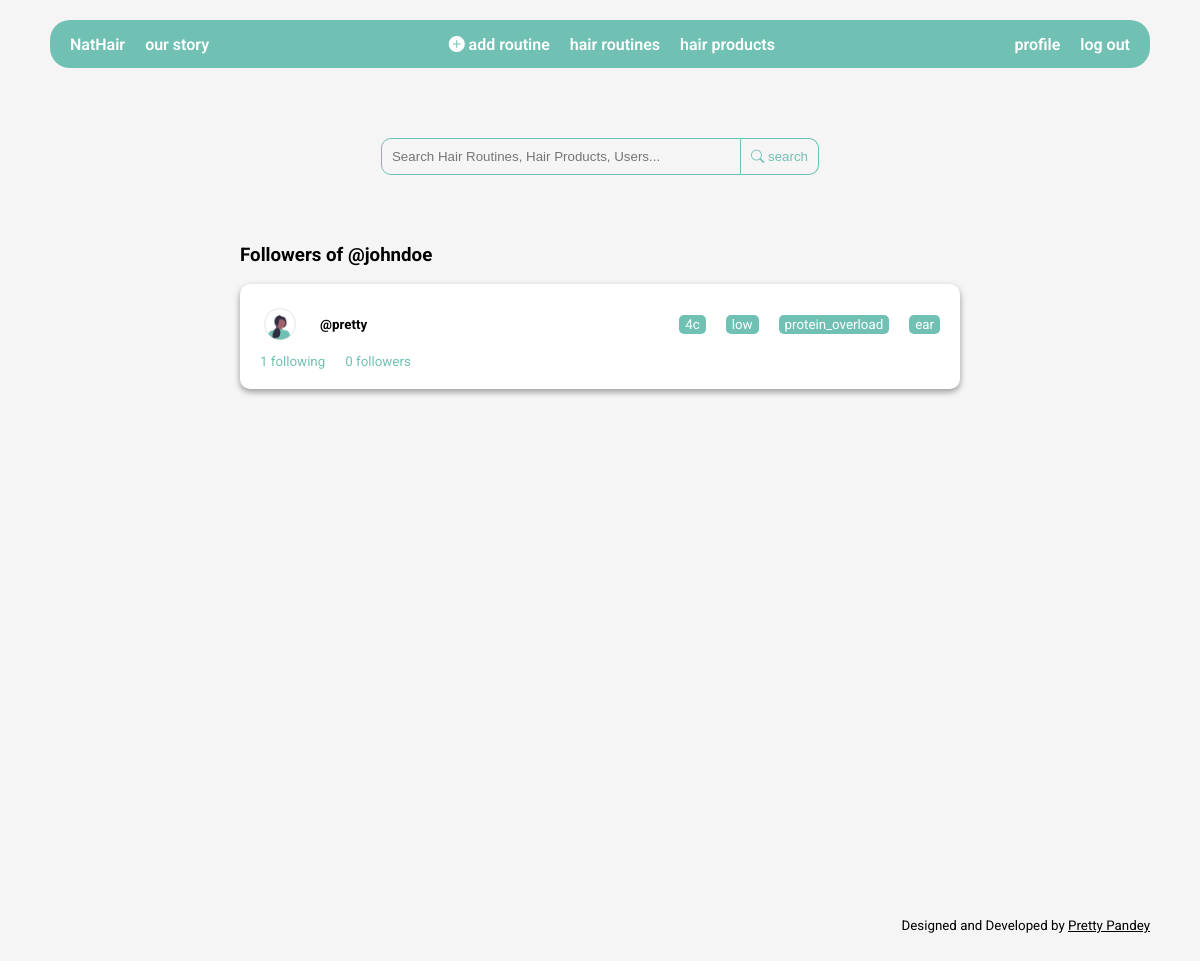
Screenshot of /accounts/profile/4/followers/ (signed in) with the database file from the repository.
### accounts/models.py (models this page shows, shortened)
class Follow(models.Model):
    follower = models.ForeignKey(User, related_name='following', on_delete=models.CASCADE)
    followed = models.ForeignKey(User, related_name='followers', on_delete=models.CASCADE)

class Profile(models.Model):
    user = models.OneToOneField(User, on_delete=models.CASCADE)
    full_name = models.CharField(max_length=255, null=True, blank=True)
    bio = models.TextField(null=True, blank=True)
    profile_pic = models.ImageField(upload_to='profile_pics', default='blank-profile-pic.png')
    location = models.CharField(max_length=255, null=True, blank=True)
    date_of_birth = models.DateField(null=True, blank=True)
    def follower_count(self):
        return self.user.followers.count()
    def following_count(self):
        return self.user.following.count()

class HairProfile(models.Model):
    user = models.OneToOneField(User, on_delete=models.CASCADE)
    TYPE_CHOICES = (
        ("1a", "1a"),
        ("1b", "1b"),
        ("1c", "1c"),
        ("2a", "2a"),
        ("2b", "2b"),
        ("2c", "2c"),
        ("3a", "3a"),
        ("3b", "3b"),
        ("3c", "3c"),
        ("4a", "4a"),
        ("4b", "4b"),
        ("4c", "4c"),
    )
    hair_type = models.CharField(
        max_length = 2,
        choices = TYPE_CHOICES
    )
    POROSITY_CHOICES = (
        ("Low Porosity", "Low Porosity"),
        ("Medium Porosity", "Medium Porosity"),
        ("Hight Porosity", "Hight Porosity"),
    )
    hair_porosity = models.CharField(
        max_length=20,
        choices= POROSITY_CHOICES
    )
    CONDITION_CHOICES = (
        ("Protein Overload", "Protein Overload"),
        ("Moisture Overload", "Moisture Overload"),
        ("Healthy", "Healthy"),
        ("Dandruff", "Dandruff"),
        ("Hair Loss", "Hair Loss"),
        ("Dry Hair", "Dry Hair"),
        ("Split Ends", "Split Ends"),
        ("Greasy Hair", "Greasy Hair"),
        ("Frizzy", "Frizzy"),
        ("Heat Damage", "Heat Damage"),
        ("Color Damage", "Color Damage")
    )
    hair_condition = models.CharField(
        max_length=20,
        choices= CONDITION_CHOICES
    )
    LENGTH_CHOICES = (
        ("Ear Length", "Ear Length"),
        ("Neck (top) Length", "Neck (top) Length"),
        ("Neck (bottom) Length", "Neck (bottom) Length"),
        ("Collarbone Length", "Collarbone Length"),
        ("Shoulder Length", "Shoulder Length"),
        ("Armpit Length", "Armpit Length"),
        ("Bra Strap Length", "Bra Strap Length"),
        ("Mid Back Length", "Mid Back Length"),
        ("Waist Length", "Waist Length"),
        ("Hip Length", "Hip Length"),
        ("Tailbone Length", "Tailbone Length"),
        ("Classic Length", "Classic Length"),
        ("Mid Thigh Length", "Mid Thigh Length"),
        ("Knee Length", "Knee Length"),
        ("Calf Length", "Calf Length"),
        ("Ankle Length", "Ankle Length"),
        ("Floor Length", "Floor Length"),
    )
    hair_length = models.CharField(
        max_length=20,
        choices= LENGTH_CHOICES
    )

### accounts/views.py (the view)
# urls.py: path('profile/<int:pk>/followers/', views.followers, name='followers'),
@login_required(login_url='login')
def followers(request, pk):
    template = 'followers.html'
    user = get_object_or_404(User, pk=pk)
    followers = user.followers.all()
    context = {
        'user': user,
        'followers': followers,
    }
    return render(request, template, context)

### accounts/templatetags/cache_bust.py (called while the page is built)
@register.simple_tag(name='cache_bust')
def cache_bust():
    if settings.DEBUG:
        version = uuid.uuid1()
    else:
        version = os.environ.get('PROJECT_VERSION')
        if version is None:
            version = '1'
    return '__v__={version}'.format(version=version)

### accounts/templates/followers.html (shortened to what this page needs)
{% extends 'base.html' %}
{% load static %}
{% load cache_bust %}
{% block styles %}
<link rel="stylesheet" href="{% static 'css/follow.css' %}?{% cache_bust %}">
{% endblock %}
{% block content %}
<div class="follow-wrapper">
    <div class="follow-container">
        <h3>Followers of @{{ user.username }}</h3>
        <div>
            {% if followers %}
                {% for follower in followers %}
                <a href="{% url 'profile' pk=follower.follower.pk %}" class="user-container">
                    <div class="user-profile">
                        <div class="user-profile-info">
                            <img src="{{ follower.follower.profile.profile_pic.url }}" alt="">
                            <div>
                                <small><strong>@{{ follower.follower.username }}</strong></small>
                            </div>
                        </div>
                        <div class="user-hair-profile">
                            <small>{{ follower.follower.hairprofile.hair_type}}</small>
                            <small>{{ follower.follower.hairprofile.hair_porosity}}</small>
                            <small>{{ follower.follower.hairprofile.hair_condition}}</small>
                            <small>{{ follower.follower.hairprofile.hair_length}}</small>
                        </div>
                    </div>
                    <div class="user-follow-info">
                        <small>{{follower.follower.profile.following_count}} following</small>
                        <small>{{follower.follower.profile.follower_count}} followers</small>
                    </div>
                </a>
                {% endfor %}
            {% else %}
                <p class="user-container"><small><strong>@{{ user.username }}</strong> currently has no followers.</small></p>
            {% endif %}
        </div>
    </div>
</div>
{% endblock %}

### static/css/follow.css (style rules this page uses)
.follow-wrapper { margin: 50px 0; display: flex; justify-content: center; }
.user-container { display: block; background-color: white; box-shadow: var(--shadow-2); text-decoration: none; color: var(--black); padding: 20px; border-radius: 10px; width: 60vw; margin-bottom: 30px; }
.user-container .user-profile { display: flex; align-items: center; justify-content: space-between; }
.user-container .user-profile .user-profile-info { display: flex; align-items: center; gap: 20px; }
.user-container .user-follow-info { display: flex; gap: 20px; margin-top: 10px; color: var(--green); }
.user-container .user-profile img { width: 40px; height: 40px; object-fit: cover; border-radius: 50%; }
.user-container .user-profile small { display: block; }
.user-container .user-hair-profile { display: flex; gap: 20px; }
.user-container .user-hair-profile small { background-color: var(--green); padding: 2px 6px; border-radius: 5px; color: white; }

### static/css/main.css (style rules this page uses)
:root { --black: #000100; --mustard: #EAE0CC; --mouve: #C9ADA1; --olive: #A0A083; --khaki: #798478; --veld: #4D6A6D; --green: #70C1B3; --shadow-1: rgba(0, 0, 0, 0.25) 0px 14px 28px, rgba(0, 0, 0, 0.22) 0px 10px 10px; --shadow-2: rgba(0, 0, 0, 0.16) 0px 3px 6px, rgba(0, 0, 0, 0.23) 0px 3px 6px; --shadow-3: rgba(0, 0, 0, 0.12) 0px 1px 3px, rgba(0, 0, 0, 0.24) 0px 1px 2px; --shadow-4: rgba(50, 50, 93, 0.25) 0px 6px 12px -2px, rgba(0, 0, 0, 0.3) 0px 3px 7px -3px; --shadow-5: rgba(0, 0, 0, 0.24) 0px 3px 8px; --shadow-6: rgba(0, 0, 0, 0.35) 0px 5px 15px; }
html { font-family: 'Roboto', sans-serif; background-color: whitesmoke; }
body { margin:0; }
* { box-sizing: border-box; }

### rows the page displays
Follow: follower.profile.profile_pic (placeholder picture), follower.username "pretty", follower.hairprofile.hair_type "4c", follower.hairprofile.hair_porosity "low", follower.hairprofile.hair_condition "protein_overload", follower.hairprofile.hair_length "ear", follower.profile.following_count "1", follower.profile.follower_count "0"

### other values shown
{{ user.username }} "johndoe"
